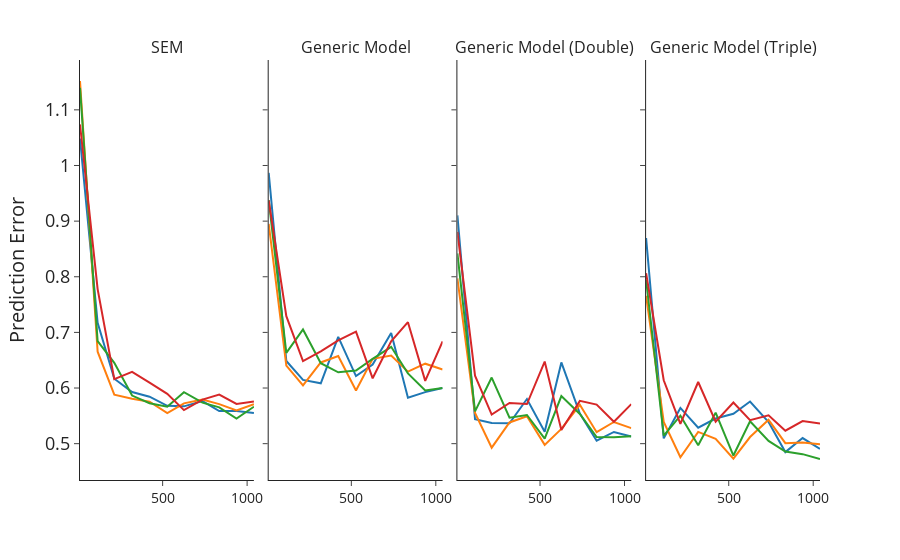

The code cell stored with this chart in its notebook:
### Code cell
fig = px.line(data_frame=df_pe_select[df_pe_select.tag.isin(update_tags_3m17_more[4:8])], 
                 x='training_time', y='value_mean', facet_col='variable', 
                 # facet_col_wrap=2,
                 # trendline='rolling', trendline_options={'window': 1},
                 # opacity=0.6, 
                 color='tag',
                 labels=dict(value="Prediction Error", training_time="") 
                )
fig.update_layout(layout)
fig.update_xaxes(x_axis)
fig.update_yaxes(y_axis, title_text="Prediction Error", row=1, col=1)
fig.update_layout(#title=dict(text="Compare Prediction Errors between SEM and Generic Models"),
                 showlegend=False)
fig.update_xaxes(tickfont=dict(size=14))
# fig.update_xaxes(title_text="\t\t\t\tAmount of Training (minutes)", row=1, col=2)
model_names = {'pe': 'SEM', 'pe_w': 'Generic Model', 'pe_w2': 'Generic Model (Double)',
               'pe_w3': 'Generic Model (Triple)'}
fig.for_each_annotation(lambda a: a.update(text=model_names[a.text.split('=')[-1]], font_size=16))
# fig.update_traces(opacity=.5, selector=dict(type='scatter'))
fig.update_traces(marker=dict(opacity=1.0), selector=dict(type='scatter'))

fig.show()

### Figure 1 — Plotly figure (JSON) as saved in the notebook; plotly's stock layout.template omitted (floating-point values rounded to 4 significant figures)
{"data": [{"hovertemplate": "tag=july_18_full_.8_.8_1050_1E-03_1E-01_1E+07<br>variable=pe<br>=%{x}<br>value_mean=%{y}<extra></extra>", "legendgroup": "july_18_full_.8_.8_1050_1E-03_1E-01_1E+07", "line": {"color": "#1F77B4", "dash": "solid"}, "marker": {"opacity": 1, "symbol": "circle"}, "mode": "lines", "name": "july_18_full_.8_.8_1050_1E-03_1E-01_1E+07", "orientation": "v", "showlegend": true, "type": "scatter", "x": [10.81, 115.2, 213.8, 319.2, 422.5, 527.5, 626.2, 735.7, 835.1, 937.3, 1040.0], "xaxis": "x", "y": [1.048, 0.7172, 0.6167, 0.5929, 0.5844, 0.5681, 0.5671, 0.5767, 0.5586, 0.5586, 0.5553], "yaxis": "y"}, {"hovertemplate": "tag=july_18_full_.8_.8_1050_1E-03_1E-01_1E+07<br>variable=pe_w<br>=%{x}<br>value_mean=%{y}<extra></extra>", "legendgroup": "july_18_full_.8_.8_1050_1E-03_1E-01_1E+07", "line": {"color": "#1F77B4", "dash": "solid"}, "marker": {"opacity": 1, "symbol": "circle"}, "mode": "lines", "name": "july_18_full_.8_.8_1050_1E-03_1E-01_1E+07", "orientation": "v", "showlegend": false, "type": "scatter", "x": [10.81, 115.2, 213.8, 319.2, 422.5, 527.5, 626.2, 735.7, 835.1, 937.3, 1040.0], "xaxis": "x2", "y": [0.9868, 0.6486, 0.6146, 0.6085, 0.6919, 0.6215, 0.6421, 0.6991, 0.5825, 0.5927, 0.6002], "yaxis": "y2"}, {"hovertemplate": "tag=july_18_full_.8_.8_1050_1E-03_1E-01_1E+07<br>variable=pe_w2<br>=%{x}<br>value_mean=%{y}<extra></extra>", "legendgroup": "july_18_full_.8_.8_1050_1E-03_1E-01_1E+07", "line": {"color": "#1F77B4", "dash": "solid"}, "marker": {"opacity": 1, "symbol": "circle"}, "mode": "lines", "name": "july_18_full_.8_.8_1050_1E-03_1E-01_1E+07", "orientation": "v", "showlegend": false, "type": "scatter", "x": [10.81, 115.2, 213.8, 319.2, 422.5, 527.5, 626.2, 735.7, 835.1, 937.3, 1040.0], "xaxis": "x3", "y": [0.9102, 0.5439, 0.5373, 0.5366, 0.5802, 0.5212, 0.646, 0.554, 0.5053, 0.521, 0.5129], "yaxis": "y3"}, {"hovertemplate": "tag=july_18_full_.8_.8_1050_1E-03_1E-01_1E+07<br>variable=pe_w3<br>=%{x}<br>value_mean=%{y}<extra></extra>", "legendgroup": "july_18_full_.8_.8_1050_1E-03_1E-01_1E+07", "line": {"color": "#1F77B4", "dash": "solid"}, "marker": {"opacity": 1, "symbol": "circle"}, "mode": "lines", "name": "july_18_full_.8_.8_1050_1E-03_1E-01_1E+07", "orientation": "v", "showlegend": false, "type": "scatter", "x": [10.81, 115.2, 213.8, 319.2, 422.5, 527.5, 626.2, 735.7, 835.1, 937.3, 1040.0], "xaxis": "x4", "y": [0.8697, 0.5095, 0.5643, 0.5286, 0.5451, 0.5537, 0.5758, 0.539, 0.4848, 0.5101, 0.4907], "yaxis": "y4"}, {"hovertemplate": "tag=july_18_full_.8_.8_1060_1E-03_1E-01_1E+07<br>variable=pe<br>=%{x}<br>value_mean=%{y}<extra></extra>", "legendgroup": "july_18_full_.8_.8_1060_1E-03_1E-01_1E+07", "line": {"color": "#FF7F0E", "dash": "solid"}, "marker": {"opacity": 1, "symbol": "circle"}, "mode": "lines", "name": "july_18_full_.8_.8_1060_1E-03_1E-01_1E+07", "orientation": "v", "showlegend": true, "type": "scatter", "x": [10.81, 115.2, 213.8, 319.2, 422.5, 527.5, 626.2, 735.7, 835.1, 937.3, 1040.0], "xaxis": "x", "y": [1.152, 0.6653, 0.5881, 0.5806, 0.5754, 0.5551, 0.5724, 0.5794, 0.5711, 0.5598, 0.571], "yaxis": "y"}, {"hovertemplate": "tag=july_18_full_.8_.8_1060_1E-03_1E-01_1E+07<br>variable=pe_w<br>=%{x}<br>value_mean=%{y}<extra></extra>", "legendgroup": "july_18_full_.8_.8_1060_1E-03_1E-01_1E+07", "line": {"color": "#FF7F0E", "dash": "solid"}, "marker": {"opacity": 1, "symbol": "circle"}, "mode": "lines", "name": "july_18_full_.8_.8_1060_1E-03_1E-01_1E+07", "orientation": "v", "showlegend": false, "type": "scatter", "x": [10.81, 115.2, 213.8, 319.2, 422.5, 527.5, 626.2, 735.7, 835.1, 937.3, 1040.0], "xaxis": "x2", "y": [0.8951, 0.6403, 0.6047, 0.646, 0.6576, 0.5955, 0.6524, 0.6585, 0.6295, 0.6438, 0.6333], "yaxis": "y2"}, {"hovertemplate": "tag=july_18_full_.8_.8_1060_1E-03_1E-01_1E+07<br>variable=pe_w2<br>=%{x}<br>value_mean=%{y}<extra></extra>", "legendgroup": "july_18_full_.8_.8_1060_1E-03_1E-01_1E+07", "line": {"color": "#FF7F0E", "dash": "solid"}, "marker": {"opacity": 1, "symbol": "circle"}, "mode": "lines", "name": "july_18_full_.8_.8_1060_1E-03_1E-01_1E+07", "orientation": "v", "showlegend": false, "type": "scatter", "x": [10.81, 115.2, 213.8, 319.2, 422.5, 527.5, 626.2, 735.7, 835.1, 937.3, 1040.0], "xaxis": "x3", "y": [0.7972, 0.5552, 0.4927, 0.5381, 0.5493, 0.4979, 0.5265, 0.5698, 0.5206, 0.539, 0.528], "yaxis": "y3"}, {"hovertemplate": "tag=july_18_full_.8_.8_1060_1E-03_1E-01_1E+07<br>variable=pe_w3<br>=%{x}<br>value_mean=%{y}<extra></extra>", "legendgroup": "july_18_full_.8_.8_1060_1E-03_1E-01_1E+07", "line": {"color": "#FF7F0E", "dash": "solid"}, "marker": {"opacity": 1, "symbol": "circle"}, "mode": "lines", "name": "july_18_full_.8_.8_1060_1E-03_1E-01_1E+07", "orientation": "v", "showlegend": false, "type": "scatter", "x": [10.81, 115.2, 213.8, 319.2, 422.5, 527.5, 626.2, 735.7, 835.1, 937.3, 1040.0], "xaxis": "x4", "y": [0.7658, 0.5392, 0.4756, 0.5211, 0.5088, 0.473, 0.5119, 0.5428, 0.5009, 0.5023, 0.4989], "yaxis": "y4"}, {"hovertemplate": "tag=july_18_full_.8_.8_1070_1E-03_1E-01_1E+07<br>variable=pe<br>=%{x}<br>value_mean=%{y}<extra></extra>", "legendgroup": "july_18_full_.8_.8_1070_1E-03_1E-01_1E+07", "line": {"color": "#2CA02C", "dash": "solid"}, "marker": {"opacity": 1, "symbol": "circle"}, "mode": "lines", "name": "july_18_full_.8_.8_1070_1E-03_1E-01_1E+07", "orientation": "v", "showlegend": true, "type": "scatter", "x": [10.81, 115.2, 213.8, 319.2, 422.5, 527.5, 626.2, 735.7, 835.1, 937.3, 1040.0], "xaxis": "x", "y": [1.14, 0.6844, 0.6454, 0.5864, 0.5727, 0.5663, 0.5926, 0.5738, 0.5652, 0.5452, 0.5664], "yaxis": "y"}, {"hovertemplate": "tag=july_18_full_.8_.8_1070_1E-03_1E-01_1E+07<br>variable=pe_w<br>=%{x}<br>value_mean=%{y}<extra></extra>", "legendgroup": "july_18_full_.8_.8_1070_1E-03_1E-01_1E+07", "line": {"color": "#2CA02C", "dash": "solid"}, "marker": {"opacity": 1, "symbol": "circle"}, "mode": "lines", "name": "july_18_full_.8_.8_1070_1E-03_1E-01_1E+07", "orientation": "v", "showlegend": false, "type": "scatter", "x": [10.81, 115.2, 213.8, 319.2, 422.5, 527.5, 626.2, 735.7, 835.1, 937.3, 1040.0], "xaxis": "x2", "y": [0.9379, 0.6631, 0.7053, 0.6446, 0.6282, 0.6314, 0.6524, 0.6741, 0.6262, 0.5955, 0.6002], "yaxis": "y2"}, {"hovertemplate": "tag=july_18_full_.8_.8_1070_1E-03_1E-01_1E+07<br>variable=pe_w2<br>=%{x}<br>value_mean=%{y}<extra></extra>", "legendgroup": "july_18_full_.8_.8_1070_1E-03_1E-01_1E+07", "line": {"color": "#2CA02C", "dash": "solid"}, "marker": {"opacity": 1, "symbol": "circle"}, "mode": "lines", "name": "july_18_full_.8_.8_1070_1E-03_1E-01_1E+07", "orientation": "v", "showlegend": false, "type": "scatter", "x": [10.81, 115.2, 213.8, 319.2, 422.5, 527.5, 626.2, 735.7, 835.1, 937.3, 1040.0], "xaxis": "x3", "y": [0.8419, 0.558, 0.6188, 0.5468, 0.5515, 0.509, 0.5855, 0.5534, 0.5118, 0.5114, 0.5133], "yaxis": "y3"}, {"hovertemplate": "tag=july_18_full_.8_.8_1070_1E-03_1E-01_1E+07<br>variable=pe_w3<br>=%{x}<br>value_mean=%{y}<extra></extra>", "legendgroup": "july_18_full_.8_.8_1070_1E-03_1E-01_1E+07", "line": {"color": "#2CA02C", "dash": "solid"}, "marker": {"opacity": 1, "symbol": "circle"}, "mode": "lines", "name": "july_18_full_.8_.8_1070_1E-03_1E-01_1E+07", "orientation": "v", "showlegend": false, "type": "scatter", "x": [10.81, 115.2, 213.8, 319.2, 422.5, 527.5, 626.2, 735.7, 835.1, 937.3, 1040.0], "xaxis": "x4", "y": [0.7945, 0.5145, 0.5503, 0.4973, 0.5558, 0.4787, 0.5402, 0.5049, 0.4857, 0.4812, 0.4724], "yaxis": "y4"}, {"hovertemplate": "tag=july_18_full_.8_.8_1080_1E-03_1E-01_1E+07<br>variable=pe<br>=%{x}<br>value_mean=%{y}<extra></extra>", "legendgroup": "july_18_full_.8_.8_1080_1E-03_1E-01_1E+07", "line": {"color": "#D62728", "dash": "solid"}, "marker": {"opacity": 1, "symbol": "circle"}, "mode": "lines", "name": "july_18_full_.8_.8_1080_1E-03_1E-01_1E+07", "orientation": "v", "showlegend": true, "type": "scatter", "x": [10.81, 115.2, 213.8, 319.2, 422.5, 527.5, 626.2, 735.7, 835.1, 937.3, 1040.0], "xaxis": "x", "y": [1.074, 0.7778, 0.6158, 0.6289, 0.6096, 0.5896, 0.5603, 0.5791, 0.5881, 0.5713, 0.576], "yaxis": "y"}, {"hovertemplate": "tag=july_18_full_.8_.8_1080_1E-03_1E-01_1E+07<br>variable=pe_w<br>=%{x}<br>value_mean=%{y}<extra></extra>", "legendgroup": "july_18_full_.8_.8_1080_1E-03_1E-01_1E+07", "line": {"color": "#D62728", "dash": "solid"}, "marker": {"opacity": 1, "symbol": "circle"}, "mode": "lines", "name": "july_18_full_.8_.8_1080_1E-03_1E-01_1E+07", "orientation": "v", "showlegend": false, "type": "scatter", "x": [10.81, 115.2, 213.8, 319.2, 422.5, 527.5, 626.2, 735.7, 835.1, 937.3, 1040.0], "xaxis": "x2", "y": [0.9372, 0.7292, 0.6484, 0.666, 0.6856, 0.7013, 0.6175, 0.6838, 0.7183, 0.6129, 0.6839], "yaxis": "y2"}, {"hovertemplate": "tag=july_18_full_.8_.8_1080_1E-03_1E-01_1E+07<br>variable=pe_w2<br>=%{x}<br>value_mean=%{y}<extra></extra>", "legendgroup": "july_18_full_.8_.8_1080_1E-03_1E-01_1E+07", "line": {"color": "#D62728", "dash": "solid"}, "marker": {"opacity": 1, "symbol": "circle"}, "mode": "lines", "name": "july_18_full_.8_.8_1080_1E-03_1E-01_1E+07", "orientation": "v", "showlegend": false, "type": "scatter", "x": [10.81, 115.2, 213.8, 319.2, 422.5, 527.5, 626.2, 735.7, 835.1, 937.3, 1040.0], "xaxis": "x3", "y": [0.8807, 0.6222, 0.5523, 0.5733, 0.5712, 0.6476, 0.5245, 0.577, 0.5703, 0.5393, 0.571], "yaxis": "y3"}, {"hovertemplate": "tag=july_18_full_.8_.8_1080_1E-03_1E-01_1E+07<br>variable=pe_w3<br>=%{x}<br>value_mean=%{y}<extra></extra>", "legendgroup": "july_18_full_.8_.8_1080_1E-03_1E-01_1E+07", "line": {"color": "#D62728", "dash": "solid"}, "marker": {"opacity": 1, "symbol": "circle"}, "mode": "lines", "name": "july_18_full_.8_.8_1080_1E-03_1E-01_1E+07", "orientation": "v", "showlegend": false, "type": "scatter", "x": [10.81, 115.2, 213.8, 319.2, 422.5, 527.5, 626.2, 735.7, 835.1, 937.3, 1040.0], "xaxis": "x4", "y": [0.8064, 0.614, 0.5355, 0.6108, 0.5395, 0.574, 0.5423, 0.551, 0.5233, 0.5407, 0.5362], "yaxis": "y4"}], "layout": {"annotations": [{"font": {"size": 16}, "showarrow": false, "text": "SEM", "x": 0.1175, "xanchor": "center", "xref": "paper", "y": 1, "yanchor": "bottom", "yref": "paper"}, {"font": {"size": 16}, "showarrow": false, "text": "Generic Model", "x": 0.3725, "xanchor": "center", "xref": "paper", "y": 1, "yanchor": "bottom", "yref": "paper"}, {"font": {"size": 16}, "showarrow": false, "text": "Generic Model (Double)", "x": 0.6275, "xanchor": "center", "xref": "paper", "y": 1, "yanchor": "bottom", "yref": "paper"}, {"font": {"size": 16}, "showarrow": false, "text": "Generic Model (Triple)", "x": 0.8825, "xanchor": "center", "xref": "paper", "y": 1, "yanchor": "bottom", "yref": "paper"}], "autosize": true, "legend": {"title": {"text": "tag"}, "tracegroupgap": 0}, "margin": {"autoexpand": true, "t": 60}, "showlegend": false, "title": {"font": {"size": 22}, "x": 0.5}, "xaxis": {"anchor": "y", "autorange": true, "domain": [0, 0.235], "range": [10.81, 1040.0], "tickfont": {"size": 14}, "title": {"font": {"size": 20}, "text": ""}, "type": "linear"}, "xaxis2": {"anchor": "y2", "autorange": true, "domain": [0.255, 0.49], "matches": "x", "range": [10.81, 1040.0], "tickfont": {"size": 14}, "title": {"font": {"size": 20}, "text": ""}, "type": "linear"}, "xaxis3": {"anchor": "y3", "autorange": true, "domain": [0.51, 0.745], "matches": "x", "range": [10.81, 1040.0], "tickfont": {"size": 14}, "title": {"font": {"size": 20}, "text": ""}, "type": "linear"}, "xaxis4": {"anchor": "y4", "autorange": true, "domain": [0.765, 1.0], "matches": "x", "range": [10.81, 1040.0], "tickfont": {"size": 14}, "title": {"font": {"size": 20}, "text": ""}, "type": "linear"}, "yaxis": {"anchor": "x", "autorange": false, "domain": [0, 1], "range": [0.4347, 1.19], "tickfont": {"size": 18}, "title": {"font": {"size": 20}, "text": "Prediction Error"}, "type": "linear"}, "yaxis2": {"anchor": "x2", "autorange": true, "domain": [0, 1], "matches": "y", "range": [0.4347, 1.19], "showticklabels": false, "type": "linear"}, "yaxis3": {"anchor": "x3", "autorange": true, "domain": [0, 1], "matches": "y", "range": [0.4347, 1.19], "showticklabels": false, "type": "linear"}, "yaxis4": {"anchor": "x4", "autorange": true, "domain": [0, 1], "matches": "y", "range": [0.4347, 1.19], "showticklabels": false, "type": "linear"}}}
